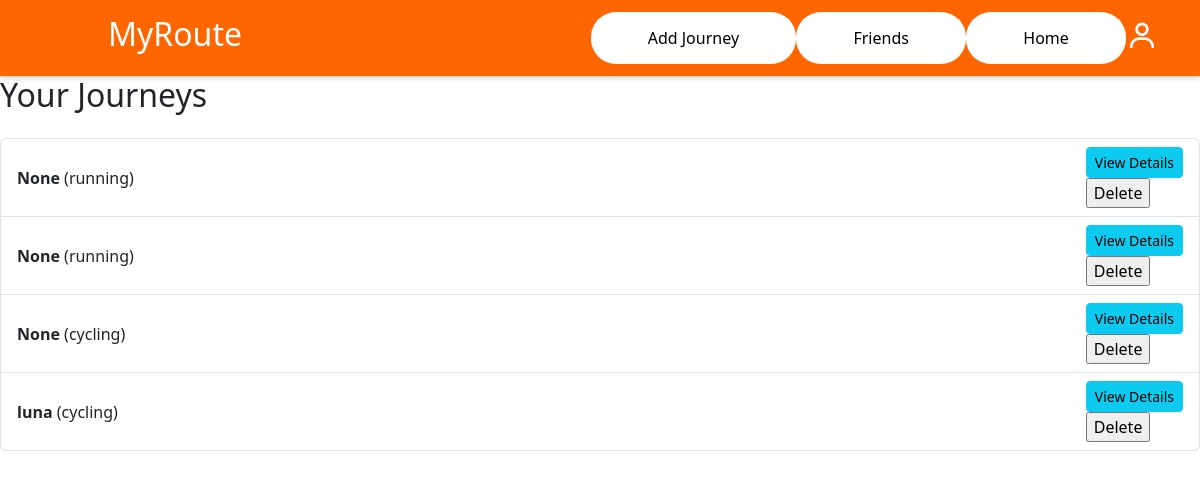
The page /list_journeys (signed in) on the database as committed earlier.
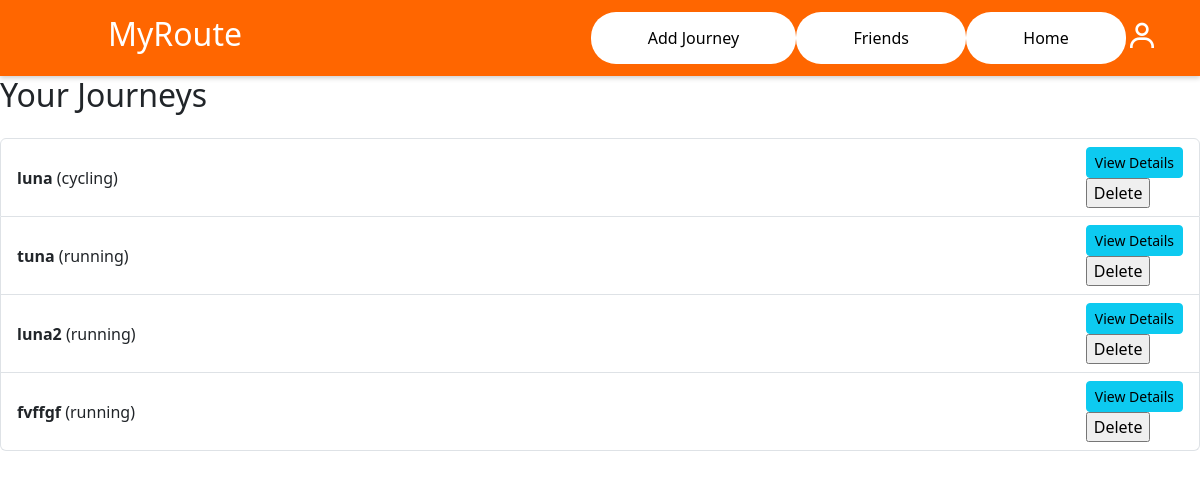
The same page on the database as committed later.
### app/models.py (models this page shows, shortened)
class JourneyRecord(db.Model):
    id = db.Column(db.Integer, primary_key=True)
    user_id = db.Column(db.Integer, db.ForeignKey('users.id'), nullable=False)
    name = db.Column(db.String(100))
    type = db.Column(db.String(10))  # 'running' or 'cycling'
    start_time = db.Column(db.DateTime)
    end_time = db.Column(db.DateTime)
    data = db.Column(db.JSON)  # Storing GPS data and possibly other metadata as JSON

### app/views.py (the view)
@app.route('/list_journeys')
@login_required
def list_journeys():
    user_journeys = JourneyRecord.query.filter_by(user_id=current_user.id).all()
    return render_template('list_journeys.html', journeys=user_journeys)

### app/__init__.py (called while the page is built)
@app.before_request
def start_scheduler():
    if not scheduler.running:
        scheduler.start()

@app.teardown_appcontext
def shutdown_scheduler(response_or_exc):
    if scheduler.running:
        scheduler.shutdown()
    return response_or_exc

@login_manager.user_loader
def load_user(user_id):
    return User.query.get(int(user_id))

### app/views.py (called while the page is built)
@app.context_processor
def inject_subscription_details():
    details = {
        'subscription_plan_name': 'Not Logged In',
        'stripe_customer_id': None,
        'stripe_price_id': None
    }
    if current_user.is_authenticated:
        user = User.query.get(current_user.id)
        if user.subscription_plan:
            details['subscription_plan_name'] = user.subscription_plan.plan_name
            details['stripe_customer_id'] = user.stripe_customer_id
            details['stripe_price_id'] = user.subscription_plan.stripe_price_id
        else:
            details['subscription_plan_name'] = 'No Subscription'
    return details

### app/templates/list_journeys.html (shortened to what this page needs)
{% extends 'base.html' %}
{% block head %}
<link href="https://cdn.jsdelivr.net/npm/bootstrap@5.3.0/dist/css/bootstrap.min.css" rel="stylesheet">
{% endblock %}
{% block navbar %}
<nav id="navbar">
    <a href="{{ url_for('upload_gps') }}" class="nav-button">Add Journey</a>
    <a href="{{ url_for('friends') }}" class="nav-button">Friends</a>
    <a href="{{ url_for('display_journeys') }}" class="nav-button">Home</a>
    <button class="icon-button" onclick="SignUp()"><i class="bx bx-user"></i></button>
</nav>
{% endblock %}
{% block body %}
<h2>Your Journeys</h2>
<ul class="list-group mt-4">
    {% for journey in journeys %}
    <li class="list-group-item d-flex justify-content-between align-items-center">
        <div>
            <strong>{{ journey.name }}</strong> ({{ journey.type }})
        </div>
        <div>
            <a href="{{ url_for('view_journey', journey_id=journey.id) }}" class="btn btn-info btn-sm">View Details</a>
            <form action="{{ url_for('delete_journey', journey_id=journey.id) }}" method="post">
                <input type="submit" value="Delete">
            </form>
        </div>
    </li>
    {% else %}
    <li class="list-group-item">No journeys found.</li>
    {% endfor %}
</ul>
{% endblock %}

### app/templates/base.html (shortened to what this page needs)
<!DOCTYPE html>
<html lang="en">
<head>
    <link rel="stylesheet" href="{{ url_for('static',filename='css/base.css')}}">
    <link rel="stylesheet" href="https://unpkg.com/boxicons@latest/css/boxicons.min.css">
    {% block head %}{% endblock %}
</head>
<body>
    <div class="thisHeader">
        <h1 id="title">MyRoute</h1>
        {% block navbar %}{% endblock %}
    </div>
    <link rel="stylesheet" href="https://unpkg.com/leaflet/dist/leaflet.css" />
    <link rel="stylesheet" href="https://unpkg.com/leaflet-routing-machine/dist/leaflet-routing-machine.css" />
    <link rel="stylesheet" href="https://unpkg.com/leaflet-control-geocoder/dist/Control.Geocoder.css" />
    {% block body %}{% endblock %}
</body>
</html>

### app/static/css/base.css (style rules this page uses)
html { scroll-behavior: smooth; }
body { font-family: 'Lato', sans-serif; margin: 0; padding: 0; background-color: #f7f7f7; color: #333; box-sizing: border-box; }
.thisHeader { display: flex; justify-content: space-between; align-items: center; background-color: #ff6600; padding: 1vw; box-shadow: 0 2px 5px rgba(0, 0, 0, 0.2); }
#title { color: #fff; font-size: 2em; margin-left: 4vw; margin-right: auto; padding-left: 4vw; }
nav#navbar { display: flex; justify-content: flex-end; align-items: center; }
.nav-button { display: inline-block; background-color: #ffffff; color: #000000; text-decoration: none; font-size: 1em; padding: 1vw 4.6vw; margin: auto; border-radius: 25px; transition: background-color 0.3s, color 0.3s, border-color 0.3s, transform 0.3s; border: 2.2px solid transparent; }
.icon-button { border: none; background: none; cursor: pointer; padding: 0; font-size: 2rem; color: white; margin-right: 30px; }

Rows that differ between the two databases and show on the page:
removed JourneyRecord: name "None", type "running"
removed JourneyRecord: name "None", type "running"
removed JourneyRecord: name "None", type "cycling"
added JourneyRecord: name "tuna", type "running"
added JourneyRecord: name "luna2", type "running"
added JourneyRecord: name "fvffgf", type "running"
